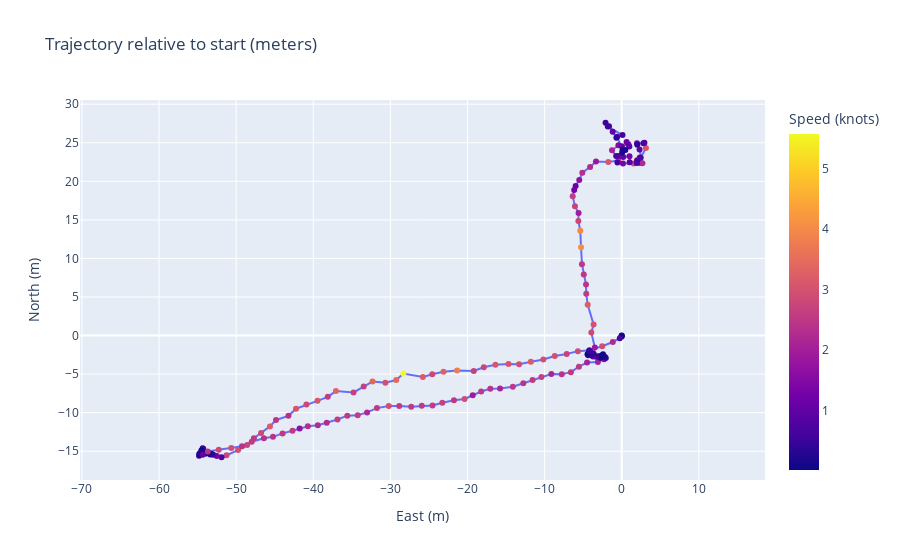

The notebook cell this image was saved under:
### Code cell
# Convert collected pose_data into a DataFrame and plot relative trajectory
import plotly.express as px
import math


# Reference (start) point
lat0 = pose_df.loc[0, 'lat']
lon0 = pose_df.loc[0, 'lon']

# Approximate conversion: meters per degree latitude ~= 111132, longitude scaled by cos(lat)
meters_per_deg_lat = 111132.0
meters_per_deg_lon = 111320.0 * math.cos(math.radians(lat0))

pose_df['x_m'] = (pose_df['lon'] - lon0) * meters_per_deg_lon
pose_df['y_m'] = (pose_df['lat'] - lat0) * meters_per_deg_lat

# Create a simple scatter plot of trajectory (x east, y north)
fig = px.scatter(pose_df, x='x_m', y='y_m', color='vel',
                    title='Trajectory relative to start (meters)',
                    labels={'x_m': 'East (m)', 'y_m': 'North (m)', 'vel': 'Speed (knots)'} ,
                    hover_data=['lat', 'lon', 'vel'])
fig.update_traces(mode='lines+markers')
fig.update_layout(yaxis=dict(scaleanchor='x', scaleratio=1))
fig.show()

### Figure 1 — Plotly figure (JSON) as saved in the notebook; plotly's stock layout.template omitted (floating-point values rounded to 4 significant figures; data arrays with more than 128 entries replaced by an {"elided": "..."} marker saying what was removed)
{"data": [{"customdata": {"elided": "177x3 float values"}, "hovertemplate": "East (m)=%{x}<br>North (m)=%{y}<br>lat=%{customdata[0]}<br>lon=%{customdata[1]}<br>Speed (knots)=%{marker.color}<extra></extra>", "legendgroup": "", "marker": {"color": {"elided": "177 float values"}, "coloraxis": "coloraxis", "symbol": "circle"}, "mode": "lines+markers", "name": "", "orientation": "v", "showlegend": false, "type": "scatter", "x": {"elided": "177 float values"}, "xaxis": "x", "y": {"elided": "177 float values"}, "yaxis": "y"}], "layout": {"coloraxis": {"colorbar": {"title": {"text": "Speed (knots)"}}, "colorscale": [[0, "#0d0887"], [0.1111, "#46039f"], [0.2222, "#7201a8"], [0.3333, "#9c179e"], [0.4444, "#bd3786"], [0.5556, "#d8576b"], [0.6667, "#ed7953"], [0.7778, "#fb9f3a"], [0.8889, "#fdca26"], [1, "#f0f921"]]}, "legend": {"tracegroupgap": 0}, "title": {"text": "Trajectory relative to start (meters)"}, "xaxis": {"anchor": "y", "domain": [0, 1], "title": {"text": "East (m)"}}, "yaxis": {"anchor": "x", "domain": [0, 1], "scaleanchor": "x", "scaleratio": 1, "title": {"text": "North (m)"}}}}
